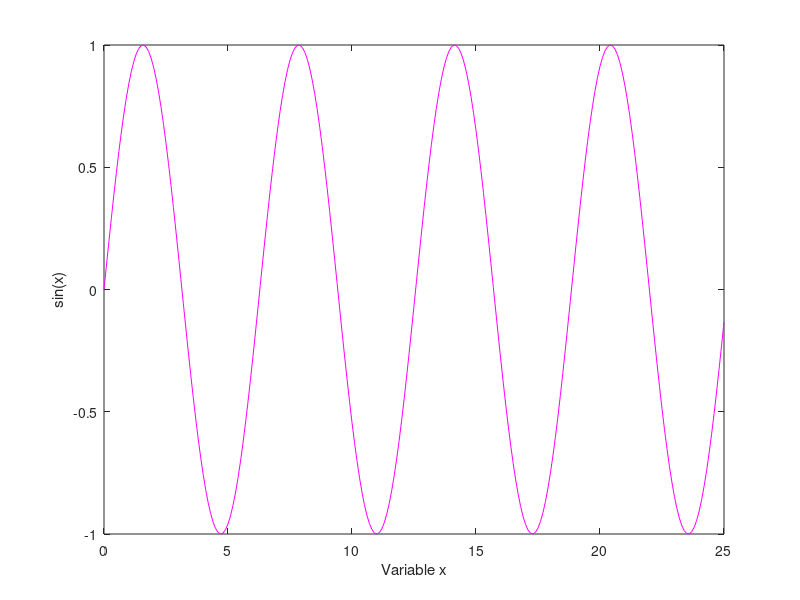

MATLAB code for this plot:
% SimplePlot.m
% Sinus Plot Beispiel
% Mathe stinkt

  x=[0:0.1:25];
  plot(x,sin(x),'m-');
  xlabel('Variable x')
  ylabel('sin(x)')